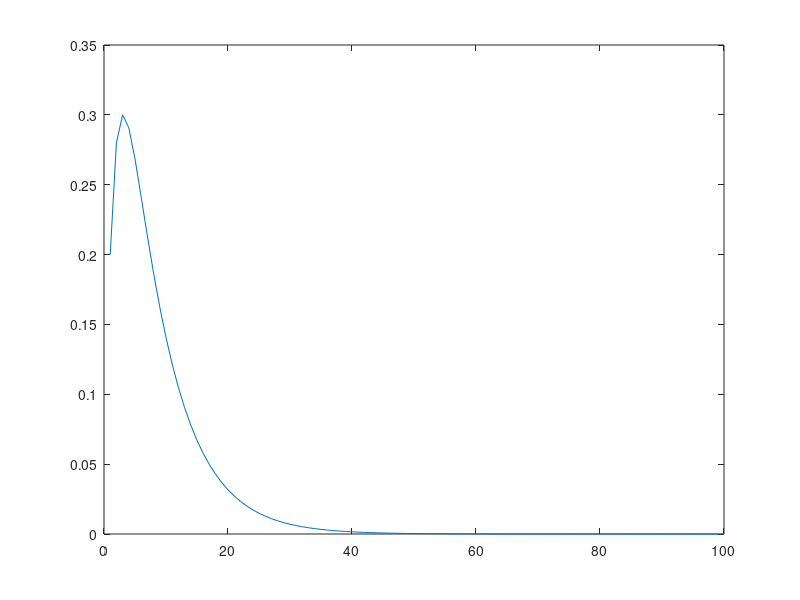
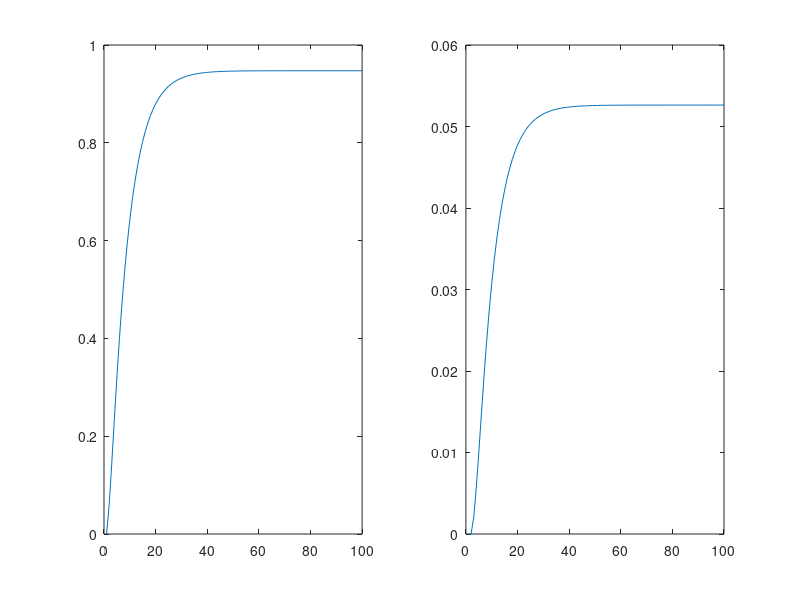

Here is the MATLAB script that generated these plots, in order:
%a) %matrix in canonical form  Q 0 R=matrix to compute 
                              %R I  
t=[ 
   0.8 0   0.3 0 0
   0.2 0.6 0.2 0 0
   0   0.1 0.4 0 0
   0   0.3 0.0 1 0
   0   0   0.1 0 1 ];

%b)
    v=[1;0;0;0;0];
    x=rand(1,100);
  
    for i=1:100
        u=t^i*v;
        x(1,i)=u(2);
    end
    
    plot(1:100,x)
    
 %c)
    
    v=[1;0;0;0;0];
    x=rand(1,100);
    y=rand(1,100);

  
    for i=1:100
        u=t^i*v;
        x(1,i)=u(4); %state 3 is in column 4 because of canonical shape matrix
        y(1,i)=u(5);

    end

    figure(2)
    subplot(1,2,1)
    plot(x)
    subplot(1,2,2)
    plot(y)
    
 %d)
 
    Q=t(1:3,1:3); %3x3 matrix
    
    Q
    
  %e)
    %fundamental matrix gives you the average number of steps before it
    %gets to an absorbing state
    
    F=inv(eye(3)-Q);
   
  %f)
    sum(F)
    
  %g)
  
    R=t(4:5,1:3);
    B=R*F;
    
    %starting in state 1 (column1) so we want the probability of it jumping
    %to state 3 and the probability of it jumping to state 5 in column one
    
    prob_3=B(1,1) %line 1 column 1
    prob_5=B(2,1) %line 2 column 1  

    
    
    
    
    
    


